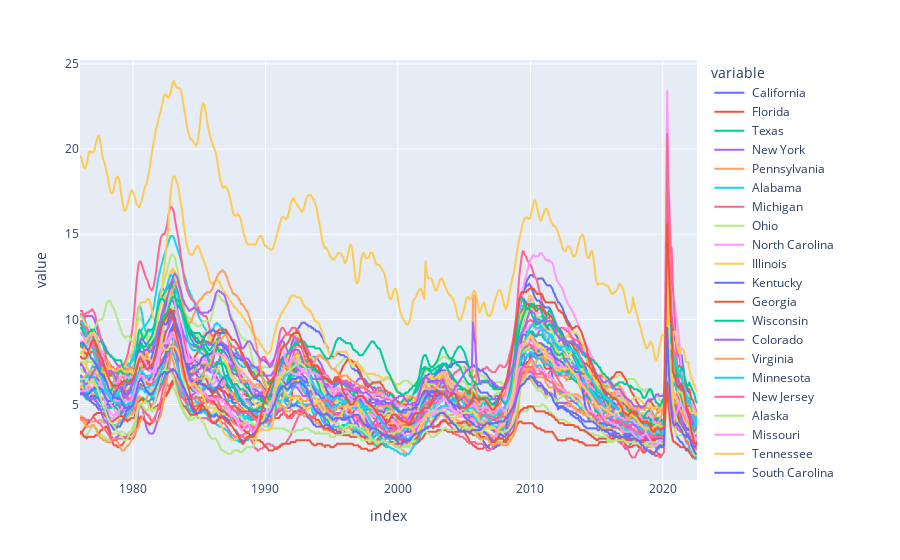

The notebook cell saved with this chart:
### Code cell
#Plot states unemployment rate

px.line(uemp_results)

### Figure 1 — Plotly figure (JSON) as saved in the notebook; plotly's stock layout.template omitted (floating-point values rounded to 4 significant figures; data arrays with more than 128 entries replaced by an {"elided": "..."} marker saying what was removed)
{"data": [{"hovertemplate": "variable= California<br>index=%{x}<br>value=%{y}<extra></extra>", "legendgroup": " California", "line": {"color": "#636efa", "dash": "solid"}, "marker": {"symbol": "circle"}, "mode": "lines", "name": " California", "showlegend": true, "type": "scattergl", "x": {"elided": "558 str values"}, "xaxis": "x", "y": {"elided": "558 float values"}, "yaxis": "y"}, {"hovertemplate": "variable= Florida<br>index=%{x}<br>value=%{y}<extra></extra>", "legendgroup": " Florida", "line": {"color": "#EF553B", "dash": "solid"}, "marker": {"symbol": "circle"}, "mode": "lines", "name": " Florida", "showlegend": true, "type": "scattergl", "x": {"elided": "558 str values"}, "xaxis": "x", "y": {"elided": "558 float values"}, "yaxis": "y"}, {"hovertemplate": "variable= Texas<br>index=%{x}<br>value=%{y}<extra></extra>", "legendgroup": " Texas", "line": {"color": "#00cc96", "dash": "solid"}, "marker": {"symbol": "circle"}, "mode": "lines", "name": " Texas", "showlegend": true, "type": "scattergl", "x": {"elided": "558 str values"}, "xaxis": "x", "y": {"elided": "558 float values"}, "yaxis": "y"}, {"hovertemplate": "variable= New York<br>index=%{x}<br>value=%{y}<extra></extra>", "legendgroup": " New York", "line": {"color": "#ab63fa", "dash": "solid"}, "marker": {"symbol": "circle"}, "mode": "lines", "name": " New York", "showlegend": true, "type": "scattergl", "x": {"elided": "558 str values"}, "xaxis": "x", "y": {"elided": "558 float values"}, "yaxis": "y"}, {"hovertemplate": "variable= Pennsylvania<br>index=%{x}<br>value=%{y}<extra></extra>", "legendgroup": " Pennsylvania", "line": {"color": "#FFA15A", "dash": "solid"}, "marker": {"symbol": "circle"}, "mode": "lines", "name": " Pennsylvania", "showlegend": true, "type": "scattergl", "x": {"elided": "558 str values"}, "xaxis": "x", "y": {"elided": "558 float values"}, "yaxis": "y"}, {"hovertemplate": "variable= Alabama<br>index=%{x}<br>value=%{y}<extra></extra>", "legendgroup": " Alabama", "line": {"color": "#19d3f3", "dash": "solid"}, "marker": {"symbol": "circle"}, "mode": "lines", "name": " Alabama", "showlegend": true, "type": "scattergl", "x": {"elided": "558 str values"}, "xaxis": "x", "y": {"elided": "558 float values"}, "yaxis": "y"}, {"hovertemplate": "variable= Michigan<br>index=%{x}<br>value=%{y}<extra></extra>", "legendgroup": " Michigan", "line": {"color": "#FF6692", "dash": "solid"}, "marker": {"symbol": "circle"}, "mode": "lines", "name": " Michigan", "showlegend": true, "type": "scattergl", "x": {"elided": "558 str values"}, "xaxis": "x", "y": {"elided": "558 float values"}, "yaxis": "y"}, {"hovertemplate": "variable= Ohio<br>index=%{x}<br>value=%{y}<extra></extra>", "legendgroup": " Ohio", "line": {"color": "#B6E880", "dash": "solid"}, "marker": {"symbol": "circle"}, "mode": "lines", "name": " Ohio", "showlegend": true, "type": "scattergl", "x": {"elided": "558 str values"}, "xaxis": "x", "y": {"elided": "558 float values"}, "yaxis": "y"}, {"hovertemplate": "variable= North Carolina<br>index=%{x}<br>value=%{y}<extra></extra>", "legendgroup": " North Carolina", "line": {"color": "#FF97FF", "dash": "solid"}, "marker": {"symbol": "circle"}, "mode": "lines", "name": " North Carolina", "showlegend": true, "type": "scattergl", "x": {"elided": "558 str values"}, "xaxis": "x", "y": {"elided": "558 float values"}, "yaxis": "y"}, {"hovertemplate": "variable= Illinois<br>index=%{x}<br>value=%{y}<extra></extra>", "legendgroup": " Illinois", "line": {"color": "#FECB52", "dash": "solid"}, "marker": {"symbol": "circle"}, "mode": "lines", "name": " Illinois", "showlegend": true, "type": "scattergl", "x": {"elided": "558 str values"}, "xaxis": "x", "y": {"elided": "558 float values"}, "yaxis": "y"}, {"hovertemplate": "variable= Kentucky<br>index=%{x}<br>value=%{y}<extra></extra>", "legendgroup": " Kentucky", "line": {"color": "#636efa", "dash": "solid"}, "marker": {"symbol": "circle"}, "mode": "lines", "name": " Kentucky", "showlegend": true, "type": "scattergl", "x": {"elided": "558 str values"}, "xaxis": "x", "y": {"elided": "558 float values"}, "yaxis": "y"}, {"hovertemplate": "variable= Georgia<br>index=%{x}<br>value=%{y}<extra></extra>", "legendgroup": " Georgia", "line": {"color": "#EF553B", "dash": "solid"}, "marker": {"symbol": "circle"}, "mode": "lines", "name": " Georgia", "showlegend": true, "type": "scattergl", "x": {"elided": "558 str values"}, "xaxis": "x", "y": {"elided": "558 float values"}, "yaxis": "y"}, {"hovertemplate": "variable= Wisconsin<br>index=%{x}<br>value=%{y}<extra></extra>", "legendgroup": " Wisconsin", "line": {"color": "#00cc96", "dash": "solid"}, "marker": {"symbol": "circle"}, "mode": "lines", "name": " Wisconsin", "showlegend": true, "type": "scattergl", "x": {"elided": "558 str values"}, "xaxis": "x", "y": {"elided": "558 float values"}, "yaxis": "y"}, {"hovertemplate": "variable= Colorado<br>index=%{x}<br>value=%{y}<extra></extra>", "legendgroup": " Colorado", "line": {"color": "#ab63fa", "dash": "solid"}, "marker": {"symbol": "circle"}, "mode": "lines", "name": " Colorado", "showlegend": true, "type": "scattergl", "x": {"elided": "558 str values"}, "xaxis": "x", "y": {"elided": "558 float values"}, "yaxis": "y"}, {"hovertemplate": "variable= Virginia<br>index=%{x}<br>value=%{y}<extra></extra>", "legendgroup": " Virginia", "line": {"color": "#FFA15A", "dash": "solid"}, "marker": {"symbol": "circle"}, "mode": "lines", "name": " Virginia", "showlegend": true, "type": "scattergl", "x": {"elided": "558 str values"}, "xaxis": "x", "y": {"elided": "558 float values"}, "yaxis": "y"}, {"hovertemplate": "variable= Minnesota<br>index=%{x}<br>value=%{y}<extra></extra>", "legendgroup": " Minnesota", "line": {"color": "#19d3f3", "dash": "solid"}, "marker": {"symbol": "circle"}, "mode": "lines", "name": " Minnesota", "showlegend": true, "type": "scattergl", "x": {"elided": "558 str values"}, "xaxis": "x", "y": {"elided": "558 float values"}, "yaxis": "y"}, {"hovertemplate": "variable= New Jersey<br>index=%{x}<br>value=%{y}<extra></extra>", "legendgroup": " New Jersey", "line": {"color": "#FF6692", "dash": "solid"}, "marker": {"symbol": "circle"}, "mode": "lines", "name": " New Jersey", "showlegend": true, "type": "scattergl", "x": {"elided": "558 str values"}, "xaxis": "x", "y": {"elided": "558 float values"}, "yaxis": "y"}, {"hovertemplate": "variable= Alaska<br>index=%{x}<br>value=%{y}<extra></extra>", "legendgroup": " Alaska", "line": {"color": "#B6E880", "dash": "solid"}, "marker": {"symbol": "circle"}, "mode": "lines", "name": " Alaska", "showlegend": true, "type": "scattergl", "x": {"elided": "558 str values"}, "xaxis": "x", "y": {"elided": "558 float values"}, "yaxis": "y"}, {"hovertemplate": "variable= Missouri<br>index=%{x}<br>value=%{y}<extra></extra>", "legendgroup": " Missouri", "line": {"color": "#FF97FF", "dash": "solid"}, "marker": {"symbol": "circle"}, "mode": "lines", "name": " Missouri", "showlegend": true, "type": "scattergl", "x": {"elided": "558 str values"}, "xaxis": "x", "y": {"elided": "558 float values"}, "yaxis": "y"}, {"hovertemplate": "variable= Tennessee<br>index=%{x}<br>value=%{y}<extra></extra>", "legendgroup": " Tennessee", "line": {"color": "#FECB52", "dash": "solid"}, "marker": {"symbol": "circle"}, "mode": "lines", "name": " Tennessee", "showlegend": true, "type": "scattergl", "x": {"elided": "558 str values"}, "xaxis": "x", "y": {"elided": "558 float values"}, "yaxis": "y"}, {"hovertemplate": "variable= South Carolina<br>index=%{x}<br>value=%{y}<extra></extra>", "legendgroup": " South Carolina", "line": {"color": "#636efa", "dash": "solid"}, "marker": {"symbol": "circle"}, "mode": "lines", "name": " South Carolina", "showlegend": true, "type": "scattergl", "x": {"elided": "558 str values"}, "xaxis": "x", "y": {"elided": "558 float values"}, "yaxis": "y"}, {"hovertemplate": "variable= New Mexico<br>index=%{x}<br>value=%{y}<extra></extra>", "legendgroup": " New Mexico", "line": {"color": "#EF553B", "dash": "solid"}, "marker": {"symbol": "circle"}, "mode": "lines", "name": " New Mexico", "showlegend": true, "type": "scattergl", "x": {"elided": "558 str values"}, "xaxis": "x", "y": {"elided": "558 float values"}, "yaxis": "y"}, {"hovertemplate": "variable= Washington<br>index=%{x}<br>value=%{y}<extra></extra>", "legendgroup": " Washington", "line": {"color": "#00cc96", "dash": "solid"}, "marker": {"symbol": "circle"}, "mode": "lines", "name": " Washington", "showlegend": true, "type": "scattergl", "x": {"elided": "558 str values"}, "xaxis": "x", "y": {"elided": "558 float values"}, "yaxis": "y"}, {"hovertemplate": "variable= Arkansas<br>index=%{x}<br>value=%{y}<extra></extra>", "legendgroup": " Arkansas", "line": {"color": "#ab63fa", "dash": "solid"}, "marker": {"symbol": "circle"}, "mode": "lines", "name": " Arkansas", "showlegend": true, "type": "scattergl", "x": {"elided": "558 str values"}, "xaxis": "x", "y": {"elided": "558 float values"}, "yaxis": "y"}, {"hovertemplate": "variable= Iowa<br>index=%{x}<br>value=%{y}<extra></extra>", "legendgroup": " Iowa", "line": {"color": "#FFA15A", "dash": "solid"}, "marker": {"symbol": "circle"}, "mode": "lines", "name": " Iowa", "showlegend": true, "type": "scattergl", "x": {"elided": "558 str values"}, "xaxis": "x", "y": {"elided": "558 float values"}, "yaxis": "y"}, {"hovertemplate": "variable= Indiana<br>index=%{x}<br>value=%{y}<extra></extra>", "legendgroup": " Indiana", "line": {"color": "#19d3f3", "dash": "solid"}, "marker": {"symbol": "circle"}, "mode": "lines", "name": " Indiana", "showlegend": true, "type": "scattergl", "x": {"elided": "558 str values"}, "xaxis": "x", "y": {"elided": "558 float values"}, "yaxis": "y"}, {"hovertemplate": "variable= Massachusetts<br>index=%{x}<br>value=%{y}<extra></extra>", "legendgroup": " Massachusetts", "line": {"color": "#FF6692", "dash": "solid"}, "marker": {"symbol": "circle"}, "mode": "lines", "name": " Massachusetts", "showlegend": true, "type": "scattergl", "x": {"elided": "558 str values"}, "xaxis": "x", "y": {"elided": "558 float values"}, "yaxis": "y"}, {"hovertemplate": "variable= Arizona<br>index=%{x}<br>value=%{y}<extra></extra>", "legendgroup": " Arizona", "line": {"color": "#B6E880", "dash": "solid"}, "marker": {"symbol": "circle"}, "mode": "lines", "name": " Arizona", "showlegend": true, "type": "scattergl", "x": {"elided": "558 str values"}, "xaxis": "x", "y": {"elided": "558 float values"}, "yaxis": "y"}, {"hovertemplate": "variable= Nevada<br>index=%{x}<br>value=%{y}<extra></extra>", "legendgroup": " Nevada", "line": {"color": "#FF97FF", "dash": "solid"}, "marker": {"symbol": "circle"}, "mode": "lines", "name": " Nevada", "showlegend": true, "type": "scattergl", "x": {"elided": "558 str values"}, "xaxis": "x", "y": {"elided": "558 float values"}, "yaxis": "y"}, {"hovertemplate": "variable= West Virginia<br>index=%{x}<br>value=%{y}<extra></extra>", "legendgroup": " West Virginia", "line": {"color": "#FECB52", "dash": "solid"}, "marker": {"symbol": "circle"}, "mode": "lines", "name": " West Virginia", "showlegend": true, "type": "scattergl", "x": {"elided": "558 str values"}, "xaxis": "x", "y": {"elided": "558 float values"}, "yaxis": "y"}, {"hovertemplate": "variable= Utah<br>index=%{x}<br>value=%{y}<extra></extra>", "legendgroup": " Utah", "line": {"color": "#636efa", "dash": "solid"}, "marker": {"symbol": "circle"}, "mode": "lines", "name": " Utah", "showlegend": true, "type": "scattergl", "x": {"elided": "558 str values"}, "xaxis": "x", "y": {"elided": "558 float values"}, "yaxis": "y"}, {"hovertemplate": "variable= North Dakota<br>index=%{x}<br>value=%{y}<extra></extra>", "legendgroup": " North Dakota", "line": {"color": "#EF553B", "dash": "solid"}, "marker": {"symbol": "circle"}, "mode": "lines", "name": " North Dakota", "showlegend": true, "type": "scattergl", "x": {"elided": "558 str values"}, "xaxis": "x", "y": {"elided": "558 float values"}, "yaxis": "y"}, {"hovertemplate": "variable= Oregon<br>index=%{x}<br>value=%{y}<extra></extra>", "legendgroup": " Oregon", "line": {"color": "#00cc96", "dash": "solid"}, "marker": {"symbol": "circle"}, "mode": "lines", "name": " Oregon", "showlegend": true, "type": "scattergl", "x": {"elided": "558 str values"}, "xaxis": "x", "y": {"elided": "558 float values"}, "yaxis": "y"}, {"hovertemplate": "variable= Oklahoma<br>index=%{x}<br>value=%{y}<extra></extra>", "legendgroup": " Oklahoma", "line": {"color": "#ab63fa", "dash": "solid"}, "marker": {"symbol": "circle"}, "mode": "lines", "name": " Oklahoma", "showlegend": true, "type": "scattergl", "x": {"elided": "558 str values"}, "xaxis": "x", "y": {"elided": "558 float values"}, "yaxis": "y"}, {"hovertemplate": "variable= Louisiana<br>index=%{x}<br>value=%{y}<extra></extra>", "legendgroup": " Louisiana", "line": {"color": "#FFA15A", "dash": "solid"}, "marker": {"symbol": "circle"}, "mode": "lines", "name": " Louisiana", "showlegend": true, "type": "scattergl", "x": {"elided": "558 str values"}, "xaxis": "x", "y": {"elided": "558 float values"}, "yaxis": "y"}, {"hovertemplate": "variable= Maryland<br>index=%{x}<br>value=%{y}<extra></extra>", "legendgroup": " Maryland", "line": {"color": "#19d3f3", "dash": "solid"}, "marker": {"symbol": "circle"}, "mode": "lines", "name": " Maryland", "showlegend": true, "type": "scattergl", "x": {"elided": "558 str values"}, "xaxis": "x", "y": {"elided": "558 float values"}, "yaxis": "y"}, {"hovertemplate": "variable= Hawaii<br>index=%{x}<br>value=%{y}<extra></extra>", "legendgroup": " Hawaii", "line": {"color": "#FF6692", "dash": "solid"}, "marker": {"symbol": "circle"}, "mode": "lines", "name": " Hawaii", "showlegend": true, "type": "scattergl", "x": {"elided": "558 str values"}, "xaxis": "x", "y": {"elided": "558 float values"}, "yaxis": "y"}, {"hovertemplate": "variable= South Dakota<br>index=%{x}<br>value=%{y}<extra></extra>", "legendgroup": " South Dakota", "line": {"color": "#B6E880", "dash": "solid"}, "marker": {"symbol": "circle"}, "mode": "lines", "name": " South Dakota", "showlegend": true, "type": "scattergl", "x": {"elided": "558 str values"}, "xaxis": "x", "y": {"elided": "558 float values"}, "yaxis": "y"}, {"hovertemplate": "variable= Montana<br>index=%{x}<br>value=%{y}<extra></extra>", "legendgroup": " Montana", "line": {"color": "#FF97FF", "dash": "solid"}, "marker": {"symbol": "circle"}, "mode": "lines", "name": " Montana", "showlegend": true, "type": "scattergl", "x": {"elided": "558 str values"}, "xaxis": "x", "y": {"elided": "558 float values"}, "yaxis": "y"}, {"hovertemplate": "variable= Puerto Rico<br>index=%{x}<br>value=%{y}<extra></extra>", "legendgroup": " Puerto Rico", "line": {"color": "#FECB52", "dash": "solid"}, "marker": {"symbol": "circle"}, "mode": "lines", "name": " Puerto Rico", "showlegend": true, "type": "scattergl", "x": {"elided": "558 str values"}, "xaxis": "x", "y": {"elided": "558 float values"}, "yaxis": "y"}, {"hovertemplate": "variable= Idaho<br>index=%{x}<br>value=%{y}<extra></extra>", "legendgroup": " Idaho", "line": {"color": "#636efa", "dash": "solid"}, "marker": {"symbol": "circle"}, "mode": "lines", "name": " Idaho", "showlegend": true, "type": "scattergl", "x": {"elided": "558 str values"}, "xaxis": "x", "y": {"elided": "558 float values"}, "yaxis": "y"}, {"hovertemplate": "variable= Nebraska<br>index=%{x}<br>value=%{y}<extra></extra>", "legendgroup": " Nebraska", "line": {"color": "#EF553B", "dash": "solid"}, "marker": {"symbol": "circle"}, "mode": "lines", "name": " Nebraska", "showlegend": true, "type": "scattergl", "x": {"elided": "558 str values"}, "xaxis": "x", "y": {"elided": "558 float values"}, "yaxis": "y"}, {"hovertemplate": "variable= the District of Columbia<br>index=%{x}<br>value=%{y}<extra></extra>", "legendgroup": " the District of Columbia", "line": {"color": "#00cc96", "dash": "solid"}, "marker": {"symbol": "circle"}, "mode": "lines", "name": " the District of Columbia", "showlegend": true, "type": "scattergl", "x": {"elided": "558 str values"}, "xaxis": "x", "y": {"elided": "558 float values"}, "yaxis": "y"}, {"hovertemplate": "variable= Mississippi<br>index=%{x}<br>value=%{y}<extra></extra>", "legendgroup": " Mississippi", "line": {"color": "#ab63fa", "dash": "solid"}, "marker": {"symbol": "circle"}, "mode": "lines", "name": " Mississippi", "showlegend": true, "type": "scattergl", "x": {"elided": "558 str values"}, "xaxis": "x", "y": {"elided": "558 float values"}, "yaxis": "y"}, {"hovertemplate": "variable= Wyoming<br>index=%{x}<br>value=%{y}<extra></extra>", "legendgroup": " Wyoming", "line": {"color": "#FFA15A", "dash": "solid"}, "marker": {"symbol": "circle"}, "mode": "lines", "name": " Wyoming", "showlegend": true, "type": "scattergl", "x": {"elided": "558 str values"}, "xaxis": "x", "y": {"elided": "558 float values"}, "yaxis": "y"}, {"hovertemplate": "variable= Connecticut<br>index=%{x}<br>value=%{y}<extra></extra>", "legendgroup": " Connecticut", "line": {"color": "#19d3f3", "dash": "solid"}, "marker": {"symbol": "circle"}, "mode": "lines", "name": " Connecticut", "showlegend": true, "type": "scattergl", "x": {"elided": "558 str values"}, "xaxis": "x", "y": {"elided": "558 float values"}, "yaxis": "y"}, {"hovertemplate": "variable= Kansas<br>index=%{x}<br>value=%{y}<extra></extra>", "legendgroup": " Kansas", "line": {"color": "#FF6692", "dash": "solid"}, "marker": {"symbol": "circle"}, "mode": "lines", "name": " Kansas", "showlegend": true, "type": "scattergl", "x": {"elided": "558 str values"}, "xaxis": "x", "y": {"elided": "558 float values"}, "yaxis": "y"}, {"hovertemplate": "variable= New Hampshire<br>index=%{x}<br>value=%{y}<extra></extra>", "legendgroup": " New Hampshire", "line": {"color": "#B6E880", "dash": "solid"}, "marker": {"symbol": "circle"}, "mode": "lines", "name": " New Hampshire", "showlegend": true, "type": "scattergl", "x": {"elided": "558 str values"}, "xaxis": "x", "y": {"elided": "558 float values"}, "yaxis": "y"}, {"hovertemplate": "variable= Maine<br>index=%{x}<br>value=%{y}<extra></extra>", "legendgroup": " Maine", "line": {"color": "#FF97FF", "dash": "solid"}, "marker": {"symbol": "circle"}, "mode": "lines", "name": " Maine", "showlegend": true, "type": "scattergl", "x": {"elided": "558 str values"}, "xaxis": "x", "y": {"elided": "558 float values"}, "yaxis": "y"}, {"hovertemplate": "variable= Delaware<br>index=%{x}<br>value=%{y}<extra></extra>", "legendgroup": " Delaware", "line": {"color": "#FECB52", "dash": "solid"}, "marker": {"symbol": "circle"}, "mode": "lines", "name": " Delaware", "showlegend": true, "type": "scattergl", "x": {"elided": "558 str values"}, "xaxis": "x", "y": {"elided": "558 float values"}, "yaxis": "y"}, {"hovertemplate": "variable= Vermont<br>index=%{x}<br>value=%{y}<extra></extra>", "legendgroup": " Vermont", "line": {"color": "#636efa", "dash": "solid"}, "marker": {"symbol": "circle"}, "mode": "lines", "name": " Vermont", "showlegend": true, "type": "scattergl", "x": {"elided": "558 str values"}, "xaxis": "x", "y": {"elided": "558 float values"}, "yaxis": "y"}, {"hovertemplate": "variable= Rhode Island<br>index=%{x}<br>value=%{y}<extra></extra>", "legendgroup": " Rhode Island", "line": {"color": "#EF553B", "dash": "solid"}, "marker": {"symbol": "circle"}, "mode": "lines", "name": " Rhode Island", "showlegend": true, "type": "scattergl", "x": {"elided": "558 str values"}, "xaxis": "x", "y": {"elided": "558 float values"}, "yaxis": "y"}], "layout": {"legend": {"title": {"text": "variable"}, "tracegroupgap": 0}, "margin": {"t": 60}, "xaxis": {"anchor": "y", "domain": [0, 1], "title": {"text": "index"}}, "yaxis": {"anchor": "x", "domain": [0, 1], "title": {"text": "value"}}}}
